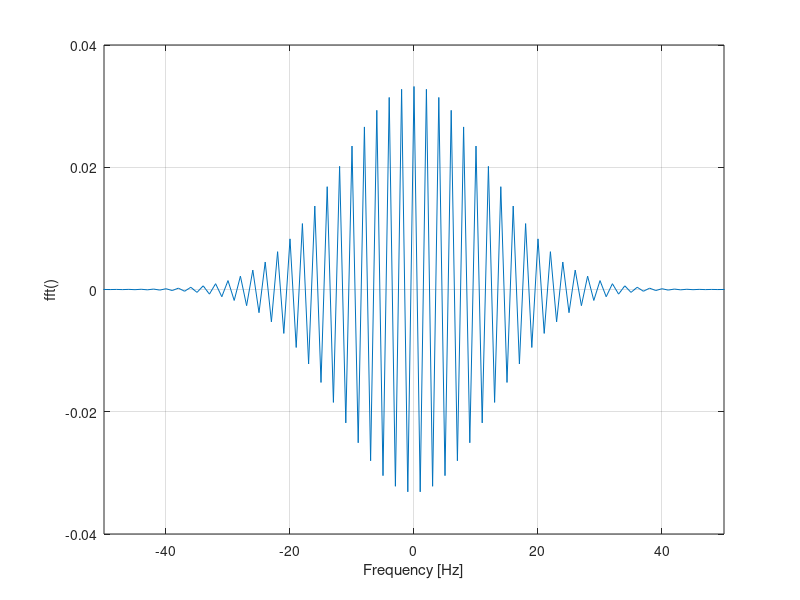

Reproduce this figure in MATLAB. (Note: this script raises an error after producing the figure.)
function AGuideToTheFFT_odd()
  % A Guide to the FFT - 2dn Edition
  %
  % This script is a simple introduction to the Fast Fourier Transform
  % Analytic and numerical solution are take into account.
  % In the following, temporal signals will be characterized by
  % lower letters and the Fourier Transform with capilats letters:
  %           x(t) === FT ===> X(f).
  % Three examples are considered:
  %
  %        Symmetric Time Domain (Gaussian)
  %        ================================
  %        The signals:
  %            x(t) = exp[- t^2 / ( 2 A^2 )].
  %        The analityc FT:
  %            X(f) = T sqrt(2 pi) exp(- 2 pi^2 f^2 A^2)
  %        The bandwidth a 3dB
  %            Bx = sqrt(log(2)) / (2 pi A );
  %
  %        Asymmetric Time Domain (Rayleigh)
  %        =================================
  %        The signals:
  %            x(t) = A t exp(-A t)     t>=0
  %        The analityc FT:
  %                       A
  %        X(f) = ------------------
  %               ( A + 2 j pi f)^2
  %        The bandwidth a 3dB
  %            Bx = A sqrt(sqrt(2)-1) / (2 pi);
  %
  %        Periodic function
  %        =================
  %        The signal
  %            x(t) = cos(2*pi*f0*t)
  %        The analytic FT:
  %            X(F) = 0.5[delta(f-f0)+delta(f+f0)]
  %
  % The analysis are related to
  %      o FFT normalization;
  %      o Verify the symmetry properties of the FFT
  %      o Use of the FFT to produce a delayed segnal:
  %           x(t) === FFT ===> X(f);
  %           X(f) exp[-j(2*pi*f*taun)] === IFFT ===> x(t - taun).
  %        This algorithm is useful when the delay is not a multiple
  %        of the sampling time.
  %
  
  % Daniele Disco
  % arkkimede@gmail.com
  % 11.04.2007
  
  
  close all
  %% Symmetric Time Domain
  
  % Parameters definition
  
  Bx = 10;
  A = sqrt(log(2))/(2*pi*Bx);
  fs = 500;
  dt = 1/fs;
  T=1;
  t = -T/2:dt:T/2;
  disp(sprintf(' Symmetric case: length(t) = %4d points',length(t)));
  df = 1/T;
  Fmax = 1/2/dt;
  f=-Fmax:df:Fmax;
  taun = 0.055;

  %  Numerical evaluations
  
  x = exp(-t.^2/2/A^2);
  Xan = A*sqrt(2*pi)*exp(-2*pi^2*f.^2*A^2);
  X = dt * fftshift(fft(fftshift(x)));
  Xbad = dt * fftshift(fft(x));
  ifftx = fs * ifftshift(ifft(ifftshift(X)));
  esp = exp(-j * 2 * pi * f * taun);
  Xshift = X .*esp;
  Xanshift = Xan .* esp;
  ifftxshift = fs * ifftshift(ifft(ifftshift(Xshift)));
  
  
  
  
  %% Graphical output
  
  %% Fig.1
  
  figure(1);
  plot(f,real(Xbad))
  xlabel('Frequency [Hz]');
  ylabel('fft()');
  axis([-50 50 -0.04 0.04])
  grid;
  %print -depsc fig0.eps
  snapnow;
  
  
  %% Fig.2
  
  figure(2);
  subplot(2,1,2);
  plot(t,x,'k');
  xlabel('Time [s]');
  ylabel('x(t)');
  axis([-0.1 0.1 0 1])
  grid
  subplot(2,1,1);
  plot(f,Xan,'k');
  xlabel('Frequency [Hz]');
  ylabel('X(f)');
  axis([-250 250 0 0.04])
  grid;
  %print -depsc fig1.eps
  snapnow;
  
  %% Fig.3
  
  figure(3);
  plot(f,20*log10(Xan/(A*sqrt(2*pi))),'k');hold on;
  xlabel('Frequency [Hz]');
  ylabel('|X(f)| [dB]');
  plot([+Bx +Bx],[-10 -3],'r');
  plot([-Bx -Bx],[-10 -3],'r');
  plot([-Bx +Bx],[-3 -3],'r');
  h=text(-1.7, -2.6, '2B_x','fontweight','bold','fontangle','italic');
  axis([-50 50 -10 0]);
  grid
  %print -depsc fig2.eps
  snapnow;
  
  %% Fig.4
  
  figure(4);
  subplot(2,1,1)
  plot(f,real(X),'k'); hold on
  plot(f,Xan,'r--');
  xlabel('Frequency [Hz]');
  ylabel('X(f)');
  legend('Num.','Ana.');
  axis([-250 250 0 0.04])
  grid
  subplot(2,1,2)
  plot(t,real(ifftx),'k'); hold on
  plot(t,x,'r--');
  xlabel('Time [s]');
  ylabel('x(t)');
  legend('Num.','Ana.');
  axis([-0.1 0.1 0 1]);
  grid
  %print -depsc fig3.eps
  snapnow;
  
  %% Fig.5
  
  figure(5);
  subplot(2,1,1);
  plot(f,real(Xshift),'k'); hold on
  plot(f,real(Xanshift),'r--');
  title('X(f) exp(-j2 \pi f \tau_{n})');
  legend('Re[Num.]','Re[Ana.]');
  grid;
  hold off
  subplot(2,1,2);
  plot(f,imag(Xshift),'k-'); hold on
  plot(f,imag(Xanshift),'r--');
  legend('Im[Num.]','Im[Ana.]');
  grid;
  xlabel('Frequency [Hz]');
  %print -depsc fig4.eps
  snapnow;
  
  %% Fig.6
  
  figure(6);
  plot(t(1),real(ifftxshift(1)),'r',t,x,'k--',t,real(ifftxshift),'k');hold on
  xlabel('Time [s]');
  ylabel('x(t - \tau_{n})');
  plot([taun taun],[0 1],'r');
  legend(['\tau_n = 0.055s = ' num2str(taun/dt,3) 'dt']);
  grid;
  axis([-0.1 0.3 0 1]);
  %print -depsc fig5.eps
  snapnow;
  
  
  
  
  
  
  %% Asymmetric Time Domain
  
  % Parameters definition
  
  ui = complex(0,1);
  Bx = 5;
  A = 2*pi*Bx/sqrt(sqrt(2)-1);
  fs = 500;
  dt = 1/fs;
  T = 3;
  t = 0:dt:T;
  disp(sprintf('Asymmetric case: length(t) = %4d points',length(t)));
  df = 1/T;
  Fmax = 1/2/dt;
  f=-Fmax:df:Fmax;
  taun = 0.055;
  
  %  Numerical evaluations
  
  x = A*t.*exp(-A*t);
  Xan = A./(A+ui*2*pi.*f).^2;
  X = dt * fftshift(fft(x));
  ifftx = fs *ifft(ifftshift(X));
  esp = exp(-j * 2 * pi * f * taun);
  Xshift = X .*esp;
  Xanshift = Xan .* esp;
  ifftxshift = fs * ifft(ifftshift(Xshift));
  
  
  
  %% Graphical output
  
  %% Fig.7
  
  figure(7);
  subplot(2,1,2)
  plot(t,x,'k');
  xlabel('Time [s]');
  ylabel('x(t)');
  grid
  subplot(2,1,1)
  [AX,H1,H2] = plotyy(f,real(Xan),f,imag(Xan),'plot');
  set(get(AX(1),'Ylabel'),'String','Re[X(f)]');
  set(get(AX(2),'Ylabel'),'String','Im[X(f)]');
  set(AX(1),'Ycolor','k');
  set(AX(2),'Ycolor','r');
  set(H1,'Color','k')
  set(H2,'Color','r')
  grid;
  title('X(f)');
  xlabel('Frequency [Hz]')
  %print -depsc fig6.eps
  snapnow;
  
  
  %% Fig.8
  
  figure(8);
  plot(f,20*log10(abs(Xan)*A),'k');hold on;
  xlabel('Frequency [Hz]');
  ylabel('Amplitude [dB]');
  plot([+Bx +Bx],[-10 -3],'r');
  plot([-Bx -Bx],[-10 -3],'r');
  plot([-Bx +Bx],[-3 -3],'r');
  text(-1.7, -2.6, '2B_x','fontweight','bold','fontangle','italic');
  axis([-50 50 -10 0]);
  grid
  %print -depsc fig7.eps
  snapnow;
  
  
  %% Fig.9
  
  figure(9);
  subplot(3,1,1);
  plot(f,real(X),'k'); hold on
  plot(f,real(Xan),'r--');
  ylabel('Re[X(f)]');
  legend('Num.','Ana.');
  grid
  subplot(3,1,2);
  plot(f,imag(X),'k'); hold on
  plot(f,imag(Xan),'r--');
  xlabel('Frequency [Hz]');
  ylabel('Im[X(f)]');
  legend('Num.','Ana.');
  grid
  subplot(3,1,3);
  plot(t,real(ifftx),'k'); hold on
  plot(t,real(x),'r--');
  xlabel('Time [s]');
  ylabel('x(t)');
  legend('Num.','Ana.');
  grid
  %print -depsc fig8.eps
  snapnow;
  
  
  %% Fig.10
  
  figure(10);
  subplot(2,1,1);
  plot(f,real(Xshift),'k'); hold on
  plot(f,real(Xanshift),'r--');
  title('X(f) exp(-j2 \pi f \tau_{n})');
  legend('Re[Num.]','Re[Ana.]');
  grid;
  hold off
  subplot(2,1,2);
  plot(f,imag(Xshift),'k'); hold on
  plot(f,imag(Xanshift),'r--');
  legend('Im[Num.]','Im[Ana.]');
  grid;
  xlabel('Frequency [Hz]');
  %print -depsc fig9.eps
  snapnow;
  
  
  %% Fig.11
  
  figure(11);
  plot(t(1),real(ifftxshift(1)),'r',t,x,'k--',t,real(ifftxshift),'k');hold on
  xlabel('Time [s]');
  ylabel('x(t - \tau_{n})');
  plot([taun taun],[0 1],'r');
  legend(['\tau_n = 0.055s = ' num2str(taun/dt,3) 'dt']);
  grid;
  axis([-0.1 0.2 0 0.4]);
  %print -depsc fig10.eps
  snapnow;
  
  
  
  
  %% Periodic function
  
  % Parameters definition
  
  f0 = 50;
  fs = 5000;
  dt = 1/fs;
  T=1;
  t = -T/2:dt:T/2;
  disp(sprintf('  Periodic case: length(t) = %4d points',length(t)));
  df = 1/T;
  Fmax = 1/2/dt;
  f=-Fmax:df:Fmax;
  
  %  Numerical evaluations
  
  x = cos(2*pi*f0*t)+10;
  X = fftshift(fft(fftshift(x)))/length(x);
  ifftx = fs * ifftshift(ifft(ifftshift(X)));
  

  %% Graphical output
  
  %% Fig.12
  
  figure(12);
  plot(t,x,'k');
  xlabel('Time [s]');
  ylabel('x(t)');
  %axis([-0.1 0.1 -1.5 1.5])
  grid
  %print -depsc fig11.eps
  snapnow;
  
  %% Fig.13
  
  figure(13);
  plot(f,real(X),'r');
  ylabel('X(f)');
  xlabel('Frequency [Hz]');
  %axis([-150 150 0 0.6])
  grid
  %print -depsc fig12.eps
  snapnow;
  
  %% Fig.14
  
  figure(14);
  plot(t,real(ifftx))
  grid
  %axis([-0.1 0.1 -1.5 1.5])
  
  ylabel('x(t)=FFT^{-1}[X(f)]');
  xlabel('time [s]');
  %print -depsc fig13.eps
  snapnow;
end
